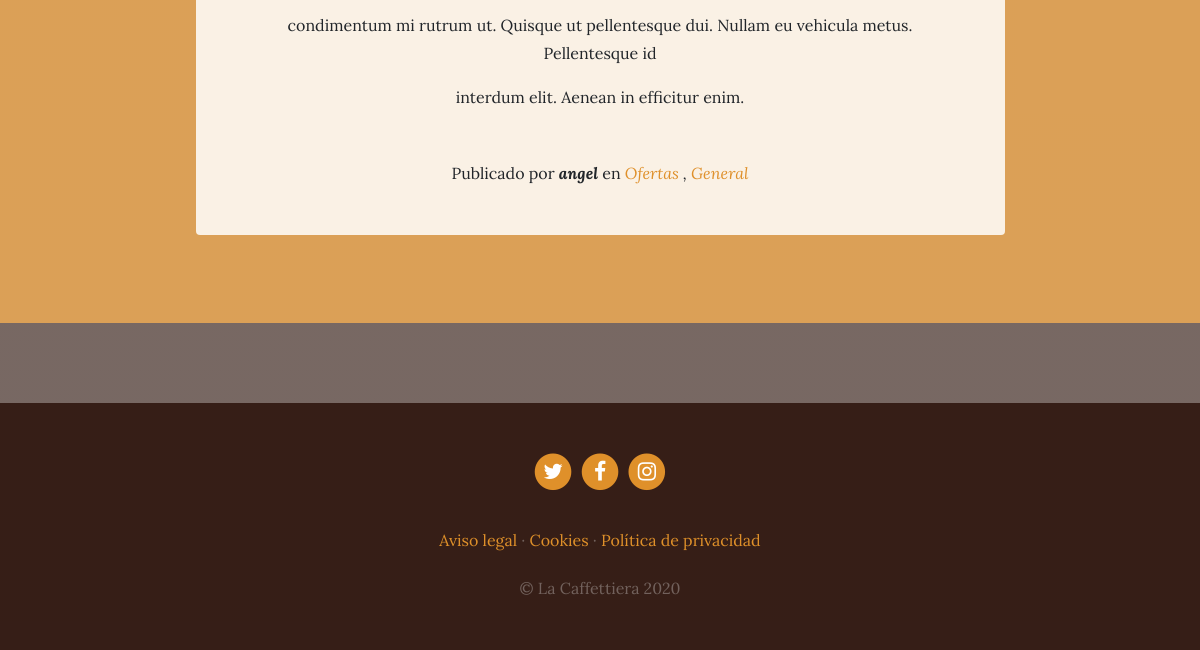
The page /blog/ (lower part) on the database as committed earlier.
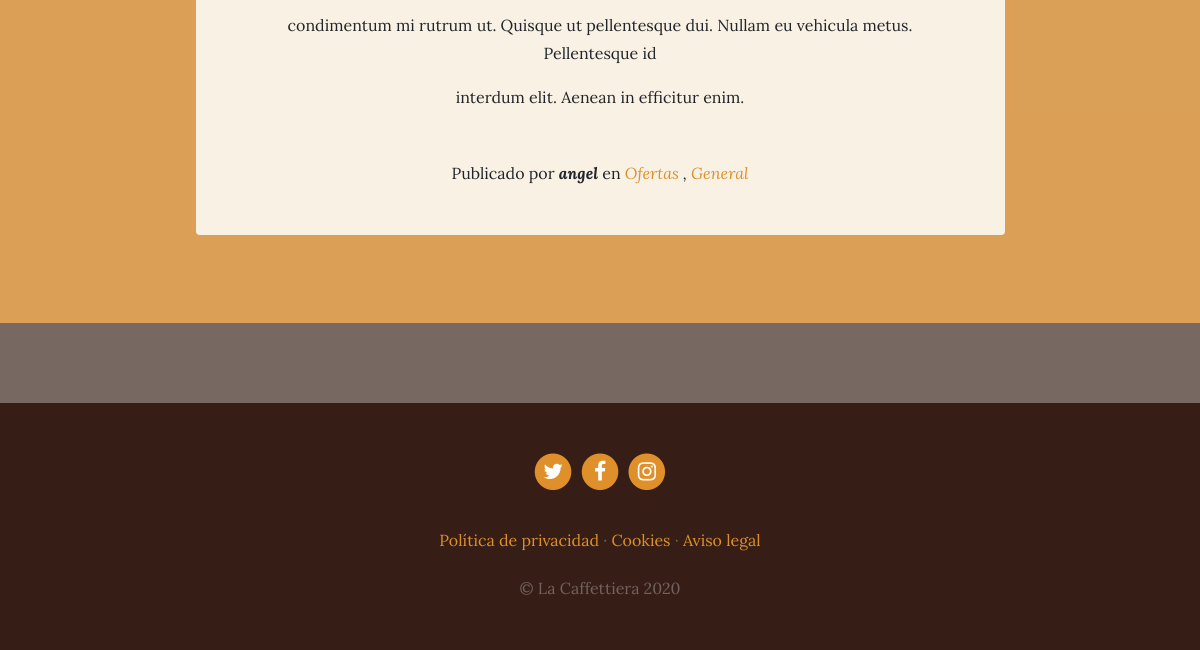
The same page on the database as committed later.
### blog/models.py (models this page shows, shortened)
class Post(models.Model):
    title   = models.CharField(max_length=200, verbose_name = "Título")
    content = models.TextField( verbose_name = "Contenido")
    published= models.DateTimeField(verbose_name="Fecha de publicación", default=now())
    image   = models.ImageField( verbose_name = "Imagen", upload_to="blog", null=True, blank=True)
    author = models.ForeignKey(User, verbose_name="Autor", on_delete=models.CASCADE)
    categories = models.ManyToManyField(Category, verbose_name = "categorías", related_name="get_posts")
    created = models.DateTimeField(auto_now_add=True, verbose_name = "Fecha de creación")
    updated = models.DateTimeField(auto_now=True,  verbose_name = "Fecha de edición")
    class Meta:
        verbose_name = "entrada"
        verbose_name_plural = "entradas"
        ordering = ["-created"]

class Category(models.Model):
    name = models.CharField(max_length=100, verbose_name="Nombre")
    created = models.DateTimeField(auto_now_add=True, verbose_name = "Fecha de creación")
    updated = models.DateTimeField(auto_now=True,  verbose_name = "Fecha de edición")
    class Meta:
        verbose_name = "categoría"
        verbose_name_plural = "categorías"
        ordering = ["-created"]

### pages/models.py (models this page shows, shortened)
class Page(models.Model):
    title = models.CharField(verbose_name="Título", max_length=200)
    content = RichTextField(verbose_name="Contenido")
    order = models.SmallIntegerField(verbose_name="Orden", default=0)
    created = models.DateTimeField(auto_now_add=True, verbose_name = "Fecha de creación")
    updated = models.DateTimeField(auto_now=True,  verbose_name = "Fecha de edición")
    class Meta:
        verbose_name = "página"
        verbose_name_plural = "páginas"
        ordering = ['order', 'title']

### blog/views.py (the view)
# urls.py: path('', views.blog, name="blog"),
def blog(request):
    posts = Post.objects.all()
    return render(request, "blog/blog.html", {'posts': posts})

### pages/templatetags/pages_extras.py (called while the page is built)
@register.simple_tag
def get_page_list():
    pages = Page.objects.all()
    return pages

### social/processors.py (called while the page is built)
def ctx_dict(request):
    ctx = {}
    links  = Link.objects.all()
    for link in links:
        ctx[link.key] = link.url
    return ctx

### blog/templates/blog/blog.html (shortened to what this page needs)
{% extends 'core/base.html' %}
{% load static %}
{% block content %}
{% for post in posts %}
  <section class="page-section cta">
    <div class="container">
      <div class="row">
        <div class="col-xl-9 mx-auto">
          <div class="cta-innerv text-center rounded">
            <p class="mb-0 mbt">
              {{post.content|linebreaks}}
            </p>
            <p class="mb-0 mbt">
              <span class="section-heading-under">Publicado por <em><b>{{post.author}}</b></em> en
             <em>
              {% for category in post.categories.all %}
                <a href="{% url 'category' category.id %}" class="link">{{category.name}}</a> {% if not forloop.last  %}, {% endif %}
              {% endfor %}
             </em>
              </span>
            </p>
          </div>
        </div>
      </div>
    </div>
  </section>
{% endfor %}
{% endblock %}

### core/templates/core/base.html (shortened to what this page needs)
<!DOCTYPE html>
<html lang="es">
  <head>
    {% load static %}
    <link href="{% static 'core/vendor/bootstrap/css/bootstrap.min.css' %}" rel="stylesheet">
    <link href="{% static 'core/vendor/font-awesome/css/font-awesome.min.css' %}" rel="stylesheet" type="text/css">
    <link href="{% static 'core/css/business-casual.css' %}" rel="stylesheet">
  </head>
  <body>
    {% block content %} {% endblock %}
    <footer class="footer text-faded text-center py-5">
      <div class="container">
        <p class="m-0">
        {% if LINK_TWITER %}
          <a href="{{LINK_TWITER}}" class="link">
	          <span class="fa-stack fa-lg">
	            <i class="fa fa-circle fa-stack-2x"></i>
	            <i class="fa fa-twitter fa-stack-1x fa-inverse"></i>
	          </span>
	        </a>
        {% endif %}
        {% if LINK_FACEBOOK %}
	        <a href="{{LINK_FACEBOOK}}" class="link">
	          <span class="fa-stack fa-lg">
	            <i class="fa fa-circle fa-stack-2x"></i>
	            <i class="fa fa-facebook fa-stack-1x fa-inverse"></i>
	          </span>
	        </a>
        {% endif %}
        {% if LINK_INSTAGRAM %}
	        <a href="{{LINK_INSTAGRAM}}" class="link">
	          <span class="fa-stack fa-lg">
	            <i class="fa fa-circle fa-stack-2x"></i>
	            <i class="fa fa-instagram fa-stack-1x fa-inverse"></i>
	          </span>
	        </a>
        {% endif %}
	    </p>
        <p class="m-0 mbt">
          {% load pages_extras %}
          {% get_page_list as page_list %}
          {% for page in page_list %}
          <a href="{% url 'page' page.id page.title|slugify %}" class="link">{{page.title}}</a>{% if not forloop.last  %} · {% endif %}
          {% endfor %}
		</p>
        <p class="m-0 mbt1">&copy; La Caffettiera 2020</p>
      </div>
	</footer>
  </body>
</html>

Rows that differ between the two databases and show on the page:
shown differently, row unchanged: Page "Política de privacidad": now shows "·"; moves up the list
changed Page "Cookies": moves down the list
changed Page "Aviso legal": no longer shows "·"
